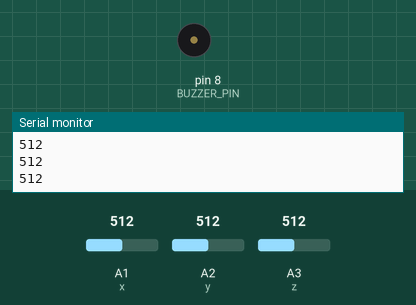
Bench run of a sketch on a simulated Arduino Uno, built with avr-gcc and run on an emulated ATmega328P. On the bench: buzzer (waves = sounding, pin HIGH), the last lines printed to the serial monitor. The inputs (shaded band) are chosen by the test bench; at power-on: A1 (x) = 512, A2 (y) = 512, A3 (z) = 512. No MQTT or app messages arrive unless stated.

Above: at 2.4 s.
2.5 s: A1 (x) set to 550
4.0 s: A1 (x) set to 575
At 4.7 s:
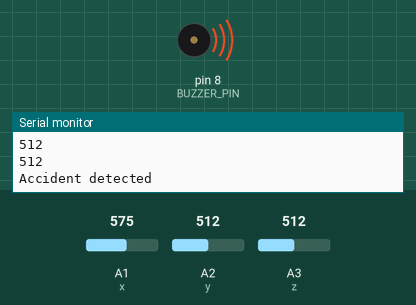
Timing chart, 0 to 7.0 s (numbered marks = the images above; inputs shaded):
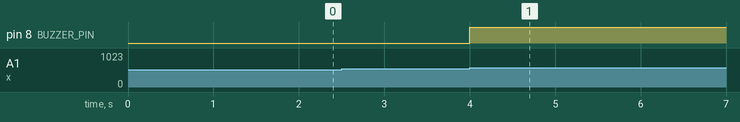

The sketch:

mqtt_combined.ino
```cpp
#define TINY_GSM_MODEM_SIM800

#include <SoftwareSerial.h>
#include <TinyGsmClient.h>
#include <PubSubClient.h>
#include <ArduinoJson.h>

char output[100];

SoftwareSerial sim800l(10, 11);

//Network details
const char apn[] = "my3g";
const char user[] = "";
const char pass[] = "";

// MQTT details
const char* broker = "i87100c4.emqx.cloud";
const char* topicOut = "shahrulnizam/out";
const char* topicIn = "shahrulnizam/in";
const char* mqttuser = "test";
const char* mqttpass = "test";

TinyGsm modem(sim800l);
TinyGsmClient client(modem);
PubSubClient mqtt(client);
StaticJsonDocument<200> doc;


const int BUZZER_PIN = 8;  // Arduino pin connected to Buzzer's pin

double longi = 0;
double lati = 0;


const int TOUCH_PIN = 6;

#define x A1
#define y A2
#define z A3

int xsample = 0;
int ysample = 0;
int zsample = 0;

#define samples 10
#define minVal -50
#define MaxVal 50

int lastState = LOW;  // the previous state from the input pin
int currentState;     // the current reading from the input pin


void setup() {
  Serial.begin(9600);
  sim800l.begin(9600);

  pinMode(BUZZER_PIN, OUTPUT);  // set arduino pin to output mode
  Serial.println("successfully Initialized....");
  Serial.println("System start.");
  modem.restart();
  Serial.println("Modem: " + modem.getModemInfo());
  Serial.println("Searching for telco provider.");
  if (!modem.waitForNetwork()) {
    Serial.println("fail");
    while (true)
      ;
  }
  Serial.println("Connected to telco.");
  Serial.println("Signal Quality: " + String(modem.getSignalQuality()));

  Serial.println("Connecting to GPRS network.");
  if (!modem.gprsConnect(apn, user, pass)) {
    Serial.println("fail");
    while (true)
      ;
  }
  Serial.println("Connected to GPRS: " + String(apn));

  mqtt.setServer(broker, 1883);
  mqtt.setCallback(mqttCallback);
  Serial.println("Connecting to MQTT Broker: " + String(broker));
  while (mqttConnect() == false) continue;
  Serial.println();

  for (int i = 0; i < samples; i++) {
    xsample += analogRead(x);
    ysample += analogRead(y);
    zsample += analogRead(z);
  }

  xsample /= samples;
  ysample /= samples;
  zsample /= samples;

  Serial.println(xsample);
  Serial.println(ysample);
  Serial.println(zsample);


  delay(1000);
}

void loop() {
  bool newdata = false;

  if (Serial.available()) {
    delay(10);
    String message = "RITVIK MC";
    while (Serial.available()) message += (char)Serial.read();
    mqtt.publish(topicOut, message.c_str());
  }

  if (mqtt.connected()) {
    mqtt.loop();
  }


  // If 5000 milliseconds pass and there are no characters coming in
  // over the software serial port, show a "No GPS detected" error


  int value1 = analogRead(x);
  int value2 = analogRead(y);
  int value3 = analogRead(z);

  int xValue = xsample - value1;
  int yValue = ysample - value2;
  int zValue = zsample - value3;

  // Serial.print("x=");
  // Serial.println(xValue);
  // Serial.print("y=");
  // Serial.println(yValue);
  // Serial.print("z=");
  // Serial.println(zValue);
  // delay(2000);
  doc["x"] = xValue;
  doc["y"] = yValue;
  doc["z"] = zValue;

  if (xValue < minVal || xValue > MaxVal || yValue < minVal || yValue > MaxVal || zValue < minVal || zValue > MaxVal) {  //in case of accident calling to a number 5 times if needed we can add multiple numbers.
    doc["x"] = xValue;
    doc["y"] = yValue;
    doc["z"] = zValue;

    Serial.print("Accident detected \n");

    digitalWrite(BUZZER_PIN, HIGH);  // turn on Piezo Buzzer
    delay(5000);
  } else {
    digitalWrite(BUZZER_PIN, LOW);  // turn on Piezo Buzzer
  }
}

boolean mqttConnect() {
  if (!mqtt.connect("GsmClientTest", mqttuser, mqttpass)) {
    Serial.print(".");
    return false;
  }
  Serial.println("Connected to broker.");
  mqtt.subscribe(topicIn);
  return mqtt.connected();
}

void mqttCallback(char* topic, byte* payload, unsigned int len) {
  Serial.print("Message receive: ");
  Serial.write(payload, len);
  Serial.println();

  doc["LAT"] = lati;
  doc["LONG"] = longi;
  doc["helmetId"] = 23111;
  serializeJson(doc, output);

  String message = "RITVIK MC";
  while (Serial.available()) message += (char)Serial.read();
  mqtt.publish(topicOut, output);
  Serial.print("Message sent back: ");
}

// void displayInfo() {
//   if (gps.location.isValid()) {

//     lati = gps.location.lat();
//     longi = gps.location.lng();
//     Serial.print("Latitude: ");
//     Serial.println(lati);
//     Serial.println(gps.location.lat(), 6);
//     Serial.print("Longitude: ");
//     Serial.println(longi);
//     Serial.println(gps.location.lng(), 6);
//     Serial.print("Altitude: ");
//     Serial.println(gps.altitude.meters());


//   } else {
//     Serial.println("Location: Not Available");
//   }
// }
```

Measured:
- the behaviour switches between 562 and 563 on A1 (x) (found by bisection; images 0 and 1)
- after the input at 2.5 s, every drawn part: stays the same
- after the input at 4.0 s, pin 8 (BUZZER_PIN): LOW → HIGH at once
